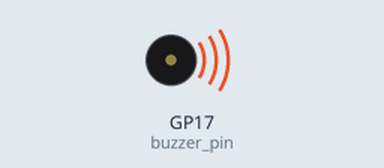
The program below on a simulated Raspberry Pi Pico running MicroPython. On the bench: buzzer (waves = sounding).

Above: at 0.1 s.
Timing chart, 0 to 1.6 s (numbered marks = the images above):
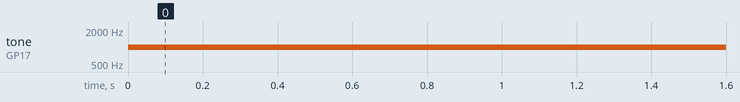

The program:

Activity_12_Make_an_Alert.py
```python
from machine import Pin, PWM
from time import sleep

# Define the GPIO pin for the buzzer
buzzer_pin = Pin(17)
pwm = PWM(buzzer_pin)

# Set the initial frequency
pwm.freq(1000)

# Main loop
while True:
    # Trigger emergency notification sound

    # Function to generate an emergency notification sound
    # Increase duty cycle gradually, creating a rising pitch
    for duty in range(0, 65025, 1):
        pwm.duty_u16(duty)
        sleep(0.0001)

    # Decrease duty cycle gradually, creating a falling pitch
    for duty in range(65025, 0, -1):
        pwm.duty_u16(duty)
        sleep(0.0001)

    # Pause between notifications
    sleep(2)
```

Measured:
- by itself, tone on GP17 (buzzer_pin): silent → 1000 Hz at 0.00 s
